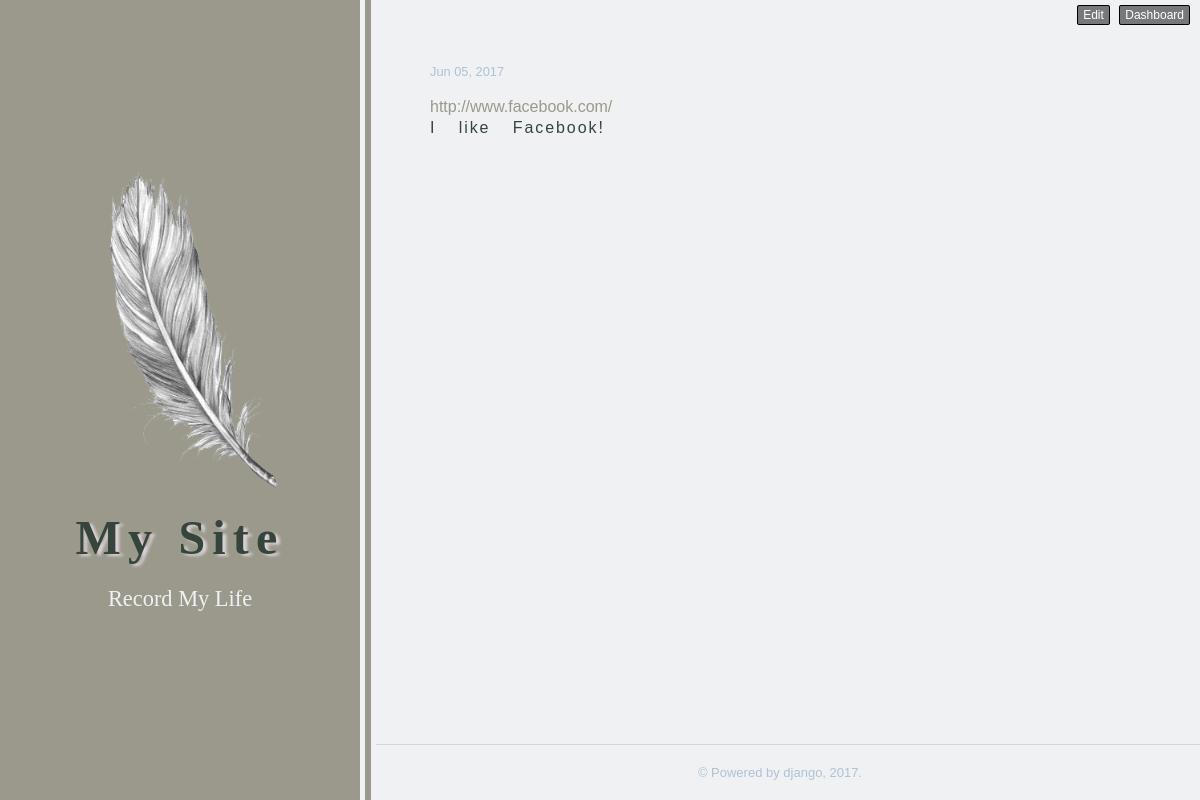
The app's page /post/2/ with its own data.
### blog/models.py (models this page shows)
class Post(models.Model):
    content = models.TextField(blank=True)
    pub_date = models.DateTimeField(auto_now_add=True, editable=False)

class Link(Post):
    url = models.URLField()

### blog/views.py (the view)
# urls.py: url(r'^post/(?P<pk>\d+)/$', post_detail, name='post_detail')
def post_detail(request, pk):
    post = Post.objects.get(pk=pk)
    return render(request, "post.html", {'post': post})

### templates/post.html (shortened to what this page needs)
{% extends "base.html" %}
{% block main %}
            <div class="content-wrapper post">
                {% if post.text %}
                <article class="text-post">
                    <h2>
                        <a href="{% url 'post_detail' pk=post.pk %}">{{ post.text.title }}</a>
                    </h2>
                    <time>
                        <a href="{% url 'post_detail' pk=post.pk %}">{{ post.pub_date|date:"M d, Y"}}</a>
                    </time>
                {% elif post.photo %}
                <article class="photo-post">
                    <time>
                        <a href="{% url 'post_detail' pk=post.pk %}">{{ post.pub_date|date:"M d, Y"}}</a>
                    </time>
                    <img src="{{ post.photo.image.url }}" alt=""><br>
                {% else %}
                <article class="link-post">
                    <time>
                        <a href="{% url 'post_detail' pk=post.pk %}">{{ post.pub_date|date:"M d, Y"}}</a>
                    </time>
                    <a href="{{ post.link.url }}">{{ post.link.url }}</a>
                {% endif %}
                    <div class="content read-more-block">
                        {{ post.content }}
                    </div>
                </article>
            </div>
{% endblock %}

### assets/css/style.css (style rules this page uses)
* { margin: 0; padding: 0; vertical-align: baseline; border: 0; }
a { text-decoration: none; }
html { overflow-x: hidden; overflow-y: scroll; height: 100%; }
body { display: table; box-sizing: border-box; padding-left: 30%; table-layout: fixed; width: 100%; height: 100%; background: #eff1f3; font-family: Tahoma,"Trebuchet MS","Nimbus Sans L",Arial,"Franklin Gothic Medium","Helvetica Neue",Geneva,Verdana,"URW Gothic L","Gill Sans",Helvetica ,"Lucida Sans Unicode","Arial Black","Lucida Grande","Microsoft Sans Serif",sans-serif; font-size: 16px; font-weight: 300; color: #36453b; }
article { padding: 4em 0 2.125em; word-wrap: break-word; }
article a { color: #9a998c; }
article .content { line-height: 1.5; letter-spacing: .12em; word-spacing: 1em; }
time { display: table; color: #afc2d5; margin-bottom: 1.5em; font-size: .8em; }
time a { color: inherit !important; }
.content-wrapper { margin: 0 auto; padding: 0 40px 1.875em; max-width: 700px; }
.read-more-block { height: 10em; overflow: hidden; background-color: #eff1f3; }

### records on screen
Post: pub_date "Jun 05, 2017", link "http://www.facebook.com/", content "I like Facebook!"
